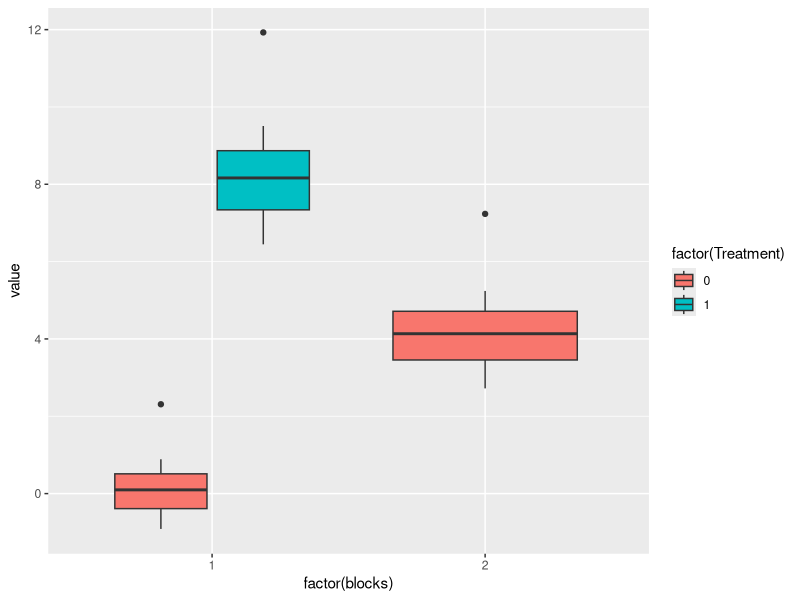
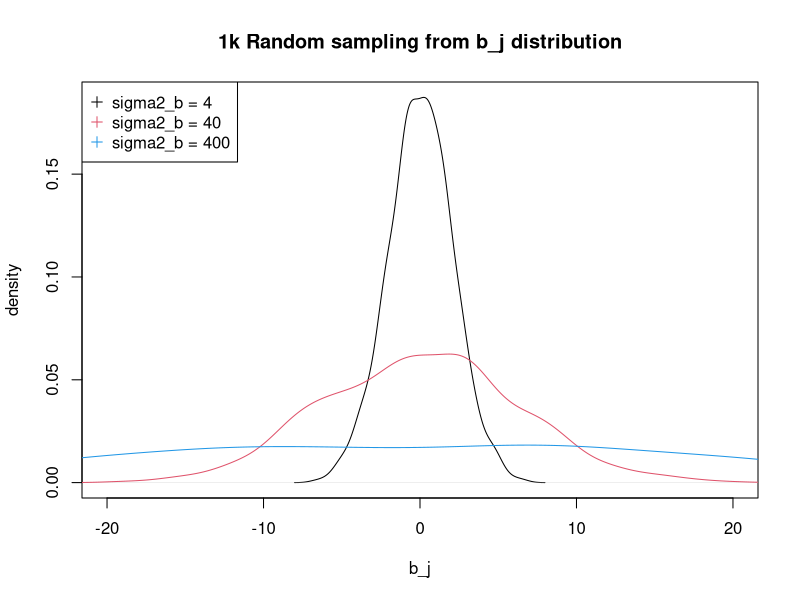
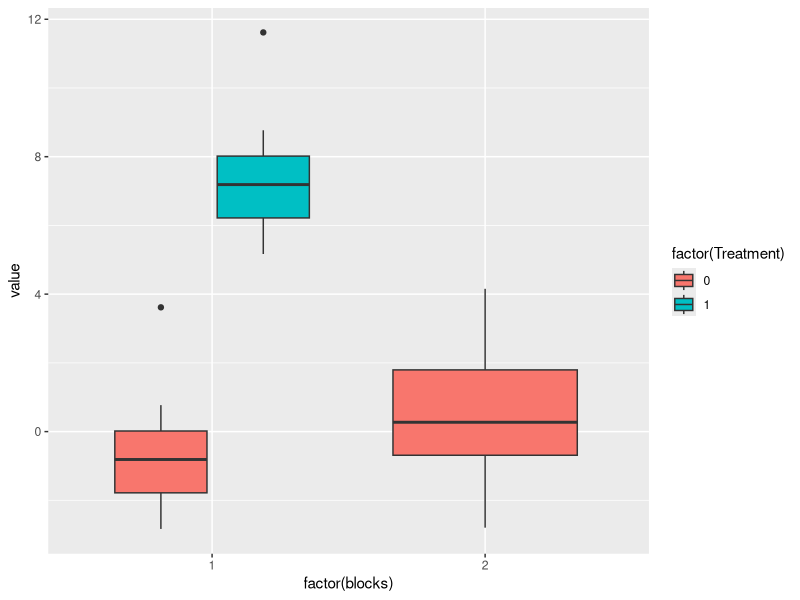
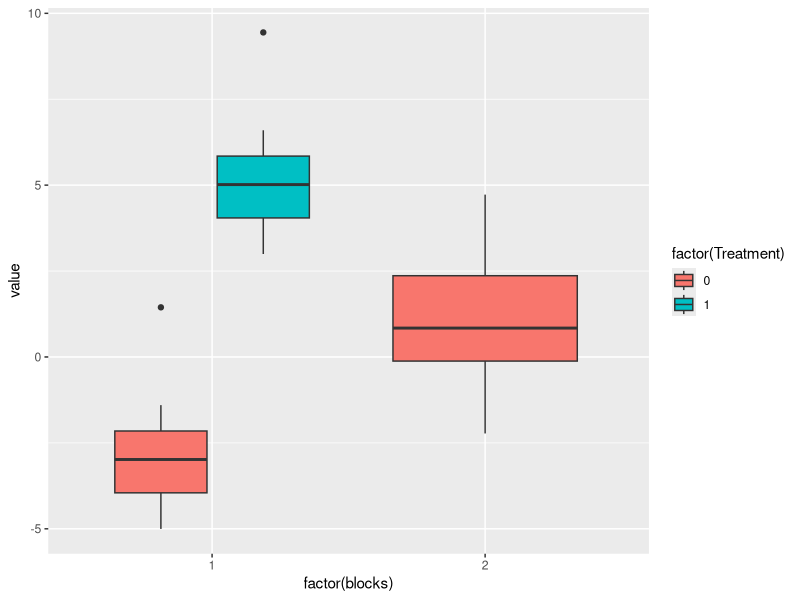
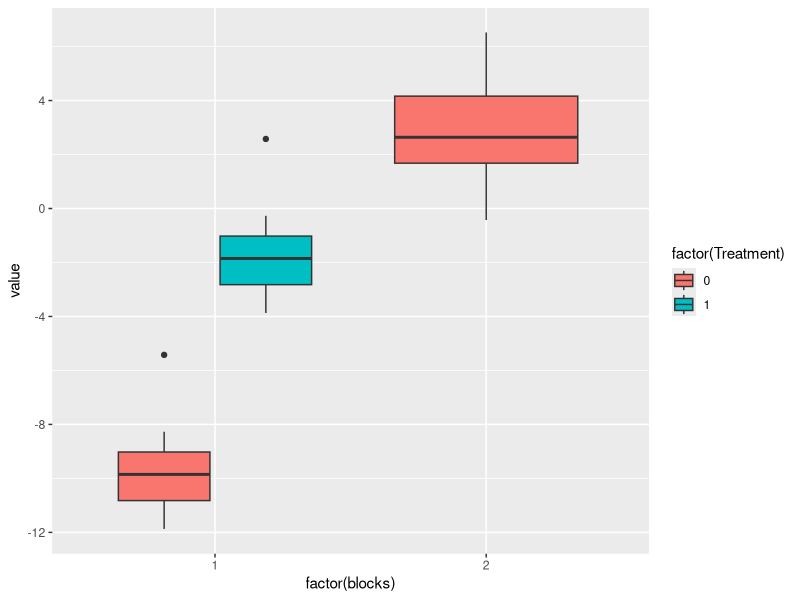
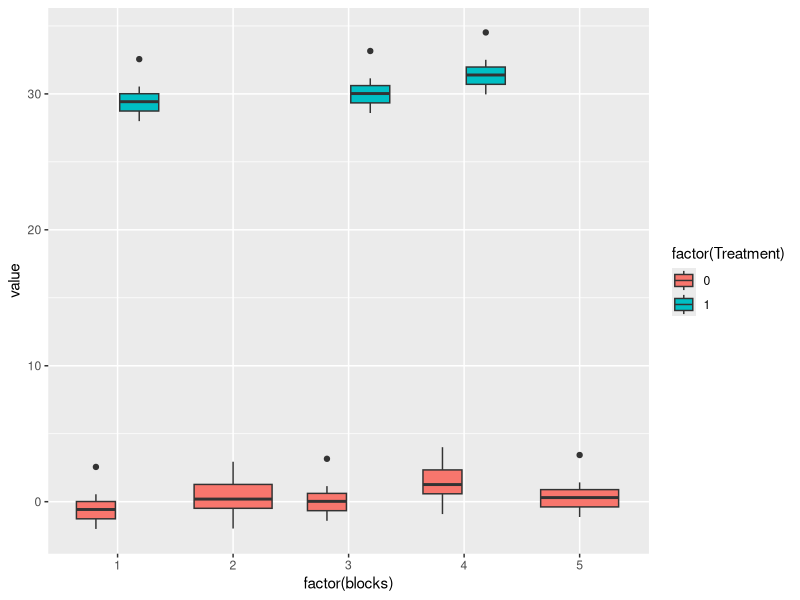
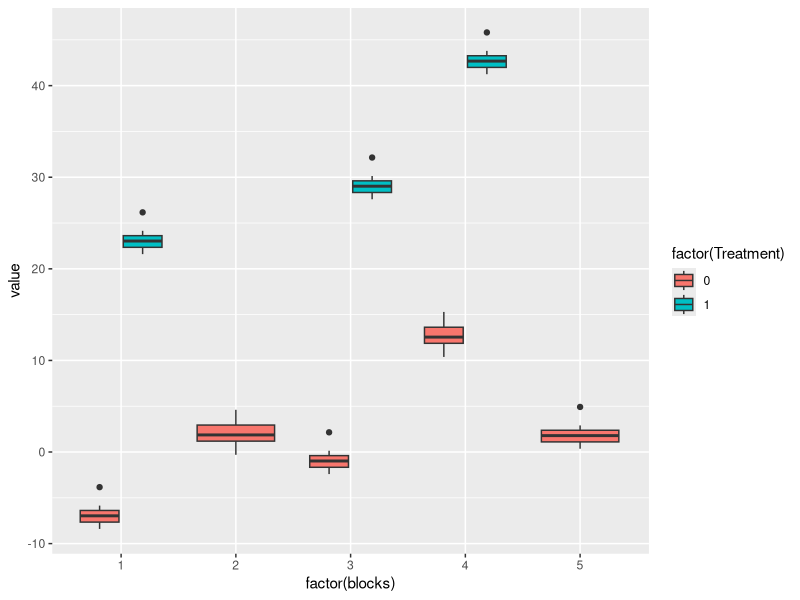
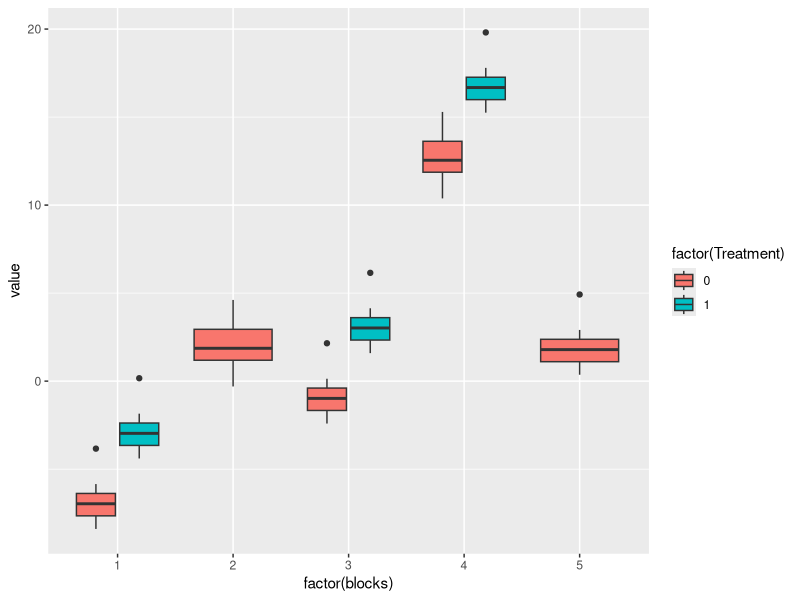

These figures' R source, in order:
## ---- chunk 1
knitr::opts_chunk$set(echo = TRUE)

library(lme4)
library(ggplot2)
## ---- chunk 2
mu = 0
d = 8
b = 4
## ---- chunk 3
set.seed(100)
x <- rnorm(25,mean = mu,sd = 1)
set.seed(100)
y <- rnorm(25,mean = mu + d,sd = 1.7)
set.seed(100)
x_1 <- rnorm(25,mean = mu + b,sd = 1.4)

value <- c(x,y,x_1)
x <- data.frame(value = value,
  Treatment = c(rep(c(0,1,0),times=c(25,25,25))),
                blocks = rep(c(1,2),times=c(50,25)))

ggplot(x,aes(x=factor(blocks),y=value,fill=factor(Treatment))) + geom_boxplot() 
## ---- chunk 4
summary(lm(value ~ factor(Treatment) + factor(blocks),data=x))
## ---- chunk 5
mean(x$value[x$Treatment==0 & x$blocks == 1])
## ---- chunk 6
mean(x$value[x$Treatment==1 & x$blocks == 1]) - mean(x$value[x$Treatment==0 & x$blocks == 1])
## ---- chunk 7
mean(x$value[x$Treatment==0 & x$blocks == 2]) - mean(x$value[x$Treatment==0 & x$blocks == 1])
## ---- chunk 8
summary(lm(value ~ factor(Treatment),data=x[x$blocks == 1,]))
## ---- chunk 9
mod1 <- lm(value ~ factor(Treatment) + factor(blocks),data=x)

sigma <- sum(mod1$residuals^2)/(nrow(x)-3)
x2 <- x
x2[,2] <- as.numeric(as.character(x2[,2]))
x2[,3] <- as.numeric(as.character(x2[,3]))
X <- as.matrix(cbind(1,x2[,2:3]))

unscaled_var <- solve(t(X) %*% X)

sqrt(unscaled_var*sigma)

summary(mod1)
## ---- chunk 10
mod1 <- lm(value ~ factor(Treatment),data=x[x$blocks == 1,])
sigma <- sum(mod1$residuals^2)/(nrow(x[x$blocks == 1,])-2)
x2 <- x[x$blocks == 1,]
x2[,2] <- as.numeric(as.character(x2[,2]))
X <- as.matrix(cbind(1,x2[,2]))

unscaled_var <- solve(t(X) %*% X)

sqrt(unscaled_var*sigma)

summary(mod1)
## ---- chunk 11
nc <- length(x$value[x$Treatment==0 & x$blocks == 0])
vc <- var(x$value[x$Treatment==0 & x$blocks == 0])/nc

nd <- length(x$value[x$Treatment==1 & x$blocks == 0])
vd <- var(x$value[x$Treatment==1 & x$blocks == 0])/nd

sqrt(vd + vc)
## ---- chunk 12
mod1 <- lm(value ~ factor(Treatment),data=x)

summary(mod1)
## ---- chunk 13
x$blocks <- factor(x$blocks)
fm1 <- lmer(value ~ factor(Treatment) + (1 | blocks), data = x)
summary(fm1)
## ---- chunk 14
library(lme4)
library(ggplot2)
## ---- chunk 15
set.seed(100)
plot(density(rnorm(1000,mean = 0,sd = sqrt(4))),xlab="b_j",ylab="density",main="1k Random sampling from b_j distribution",xlim=c(-20,20))
lines(density(rnorm(1000,mean = 0,sd = sqrt(40))),col=2)
lines(density(rnorm(1000,mean = 0,sd = sqrt(400))),col=4)
legend("topleft",legend=c("sigma2_b = 4","sigma2_b = 40","sigma2_b = 400"),pch = rep(3,16),col=c(1,2,4))
## ---- chunk 16
mu <- 0 # mean in controls in batch1
d <- 8 # disease effect
sigma2_b <- 4 
sigma2_e <- 4
## ---- chunk 17
set.seed(100)
b <- rnorm(2,mean = 0,sd = sqrt(sigma2_b))

b[1]
b[2]
## ---- chunk 18
set.seed(100)
x <- rnorm(25,mean = mu + b[1],sd = sqrt(sigma2_e))
set.seed(100)
y <- rnorm(25,mean = mu + d + b[1],sd = sqrt(sigma2_e))
set.seed(3546)
x_1 <- rnorm(25,mean = mu + b[2],sd = sqrt(sigma2_e))

value <- c(x,y,x_1)
datax <- data.frame(value = value,
  Treatment = c(rep(c(0,1,0),times=c(25,25,25))),
                blocks = rep(c(1,2),times=c(50,25)))

ggplot(datax,aes(x=factor(blocks),y=value,fill=factor(Treatment))) + geom_boxplot()
## ---- chunk 19
datax$Treatment <- factor(datax$Treatment) 
datax$blocks <- factor(datax$blocks) 
table(datax$Treatment,datax$blocks)
## ---- chunk 20
summary(lm(value ~ factor(Treatment) + factor(blocks),data=datax))
## ---- chunk 21
mean(datax$value[datax$Treatment == 1 & datax$blocks == 1]) - mean(datax$value[datax$Treatment == 0 & datax$blocks == 1])
## ---- chunk 22
datax$blocks <- factor(datax$blocks)
fm1 <- lmer(value ~ factor(Treatment) + (1 | blocks), data = datax)
summary(fm1)
## ---- chunk 23
mu <- 0 # mean in controls in batch1
d <- 8 # disease effect
sigma2_e <- 4
sigma2_b <- 10*sigma2_e
## ---- chunk 24
set.seed(100)
b <- rnorm(2,mean = 0,sd = sqrt(sigma2_b))

b[1]
b[2]
## ---- chunk 25
set.seed(100)
x <- rnorm(25,mean = mu + b[1],sd = sqrt(sigma2_e))
set.seed(100)
y <- rnorm(25,mean = mu + d + b[1],sd = sqrt(sigma2_e))
set.seed(3546)
x_1 <- rnorm(25,mean = mu + b[2],sd = sqrt(sigma2_e))

value <- c(x,y,x_1)
datax <- data.frame(value = value,
  Treatment = c(rep(c(0,1,0),times=c(25,25,25))),
                blocks = rep(c(1,2),times=c(50,25)))

ggplot(datax,aes(x=factor(blocks),y=value,fill=factor(Treatment))) + geom_boxplot()
## ---- chunk 26
datax$Treatment <- factor(datax$Treatment) 
datax$blocks <- factor(datax$blocks) 
table(datax$Treatment,datax$blocks)
## ---- chunk 27
summary(lm(value ~ factor(Treatment) + factor(blocks),data=datax))
## ---- chunk 28
datax$blocks <- factor(datax$blocks)
fm1 <- lmer(value ~ factor(Treatment) + (1 | blocks), data = datax)
summary(fm1)
## ---- chunk 29
mu <- 0 # mean in controls in batch1
d <- 8 # disease effect
sigma2_e <- 4 
sigma2_b <- 100*sigma2_e
## ---- chunk 30
set.seed(100)
b <- rnorm(2,mean = 0,sd = sqrt(sigma2_b))

b[1]
b[2]
## ---- chunk 31
set.seed(100)
x <- rnorm(25,mean = mu + b[1],sd = sqrt(sigma2_e))
set.seed(100)
y <- rnorm(25,mean = mu + d + b[1],sd = sqrt(sigma2_e))
set.seed(3546)
x_1 <- rnorm(25,mean = mu + b[2],sd = sqrt(sigma2_e))

value <- c(x,y,x_1)
datax <- data.frame(value = value,
  Treatment = c(rep(c(0,1,0),times=c(25,25,25))),
                blocks = rep(c(1,2),times=c(50,25)))

ggplot(datax,aes(x=factor(blocks),y=value,fill=factor(Treatment))) + geom_boxplot()
## ---- chunk 32
datax$Treatment <- factor(datax$Treatment) 
datax$blocks <- factor(datax$blocks) 
table(datax$Treatment,datax$blocks)
## ---- chunk 33
summary(lm(value ~ factor(Treatment) + factor(blocks),data=datax))
## ---- chunk 34
datax$blocks <- factor(datax$blocks)
fm1 <- lmer(value ~ factor(Treatment) + (1 | blocks), data = datax)
summary(fm1)
## ---- chunk 35
mu <- 0 # mean in controls in batch1
d <- 30 # disease effect
sigma2_e <- 2 
sigma2_b <- 2

set.seed(100)
b <- rnorm(5,mean = 0,sd = sqrt(sigma2_b))

b[1]
b[2]
b[3]
b[4]
b[5]
## ---- chunk 36
set.seed(100)
x <- rnorm(25,mean = mu + b[1],sd = sqrt(sigma2_e))
set.seed(100)
y <- rnorm(25,mean = mu + d + b[1],sd = sqrt(sigma2_e))
set.seed(3546)
x_1 <- rnorm(25,mean = mu + b[2],sd = sqrt(sigma2_e))
set.seed(100)
x_2 <- rnorm(25,mean = mu + b[3],sd = sqrt(sigma2_e))
set.seed(100)
y_2 <- rnorm(25,mean = mu + d + b[3],sd = sqrt(sigma2_e))
set.seed(3546)
x_3 <- rnorm(25,mean = mu + b[4],sd = sqrt(sigma2_e))
set.seed(100)
y_3 <- rnorm(25,mean = mu + d + b[4],sd = sqrt(sigma2_e))
set.seed(100)
x_4 <- rnorm(25,mean = mu + b[5],sd = sqrt(sigma2_e))

value <- c(x,y,x_1,x_2,y_2,x_3,y_3,x_4)
datax <- data.frame(value = value,
  Treatment = c(rep(c(0,1,0,0,1,0,1,0),times=rep(25,8))),
                blocks = rep(c(1,2,3,4,5),times=c(50,25,50,50,25)))

ggplot(datax,aes(x=factor(blocks),y=value,fill=factor(Treatment))) + geom_boxplot()
## ---- chunk 37
mod1 <- lm(value ~ factor(Treatment) + factor(blocks),data=datax)

summary(mod1)
## ---- chunk 38
datax$blocks <- factor(datax$blocks)
fm1 <- lmer(value ~ factor(Treatment) + (1 | blocks), data = datax)
summary(fm1)
## ---- chunk 39
mu <- 0 # mean in controls in batch1
d <- 30 # disease effect
sigma2_e <- 2 
sigma2_b <- 100*sigma2_e

set.seed(100)
b <- rnorm(5,mean = 0,sd = sqrt(sigma2_b))

b[1]
b[2]
b[3]
b[4]
b[5]
## ---- chunk 40
set.seed(100)
x <- rnorm(25,mean = mu + b[1],sd = sqrt(sigma2_e))
set.seed(100)
y <- rnorm(25,mean = mu + d + b[1],sd = sqrt(sigma2_e))
set.seed(3546)
x_1 <- rnorm(25,mean = mu + b[2],sd = sqrt(sigma2_e))
set.seed(100)
x_2 <- rnorm(25,mean = mu + b[3],sd = sqrt(sigma2_e))
set.seed(100)
y_2 <- rnorm(25,mean = mu + d + b[3],sd = sqrt(sigma2_e))
set.seed(3546)
x_3 <- rnorm(25,mean = mu + b[4],sd = sqrt(sigma2_e))
set.seed(100)
y_3 <- rnorm(25,mean = mu + d + b[4],sd = sqrt(sigma2_e))
set.seed(100)
x_4 <- rnorm(25,mean = mu + b[5],sd = sqrt(sigma2_e))

value <- c(x,y,x_1,x_2,y_2,x_3,y_3,x_4)
datax <- data.frame(value = value,
  Treatment = c(rep(c(0,1,0,0,1,0,1,0),times=rep(25,8))),
                blocks = rep(c(1,2,3,4,5),times=c(50,25,50,50,25)))

ggplot(datax,aes(x=factor(blocks),y=value,fill=factor(Treatment))) + geom_boxplot()
## ---- chunk 41
summary(lm(value ~ factor(Treatment) + factor(blocks),data=datax))
## ---- chunk 42
fm1 <- lmer(value ~ factor(Treatment) + (1 | blocks), data = datax)
summary(fm1)
## ---- chunk 43
mu <- 0 # mean in controls in batch1
d <- 4 # disease effect
sigma2_e <- 2 
sigma2_b <- 100*sigma2_e

set.seed(100)
b <- rnorm(5,mean = 0,sd = sqrt(sigma2_b))

b[1]
b[2]
b[3]
b[4]
b[5]
## ---- chunk 44
set.seed(100)
x <- rnorm(25,mean = mu + b[1],sd = sqrt(sigma2_e))
set.seed(100)
y <- rnorm(25,mean = mu + d + b[1],sd = sqrt(sigma2_e))
set.seed(3546)
x_1 <- rnorm(25,mean = mu + b[2],sd = sqrt(sigma2_e))
set.seed(100)
x_2 <- rnorm(25,mean = mu + b[3],sd = sqrt(sigma2_e))
set.seed(100)
y_2 <- rnorm(25,mean = mu + d + b[3],sd = sqrt(sigma2_e))
set.seed(3546)
x_3 <- rnorm(25,mean = mu + b[4],sd = sqrt(sigma2_e))
set.seed(100)
y_3 <- rnorm(25,mean = mu + d + b[4],sd = sqrt(sigma2_e))
set.seed(100)
x_4 <- rnorm(25,mean = mu + b[5],sd = sqrt(sigma2_e))

value <- c(x,y,x_1,x_2,y_2,x_3,y_3,x_4)
datax <- data.frame(value = value,
  Treatment = c(rep(c(0,1,0,0,1,0,1,0),times=rep(25,8))),
                blocks = rep(c(1,2,3,4,5),times=c(50,25,50,50,25)))

ggplot(datax,aes(x=factor(blocks),y=value,fill=factor(Treatment))) + geom_boxplot()
## ---- chunk 45
summary(lm(value ~ factor(Treatment) + factor(blocks),data=datax))
## ---- chunk 46
fm1 <- lmer(value ~ factor(Treatment) + (1 | blocks), data = datax)
summary(fm1)
## ---- chunk 47
mu <- 0 # mean in controls in batch1
d <- 4 # disease effect
sigma2_e <- 2 
sigma2_b <- sigma2_e

set.seed(100)
b <- rnorm(5,mean = 0,sd = sqrt(sigma2_b))

b[1]
b[2]
b[3]
b[4]
b[5]
## ---- chunk 48
set.seed(100)
x <- rnorm(25,mean = mu + b[1],sd = sqrt(sigma2_e))
set.seed(100)
y <- rnorm(25,mean = mu + d + b[1],sd = sqrt(sigma2_e))
set.seed(3546)
x_1 <- rnorm(25,mean = mu + b[2],sd = sqrt(sigma2_e))
set.seed(100)
x_2 <- rnorm(25,mean = mu + b[3],sd = sqrt(sigma2_e))
set.seed(100)
y_2 <- rnorm(25,mean = mu + d + b[3],sd = sqrt(sigma2_e))
set.seed(3546)
x_3 <- rnorm(25,mean = mu + b[4],sd = sqrt(sigma2_e))
set.seed(100)
y_3 <- rnorm(25,mean = mu + d + b[4],sd = sqrt(sigma2_e))
set.seed(100)
x_4 <- rnorm(25,mean = mu + b[5],sd = sqrt(sigma2_e))

value <- c(x,y,x_1,x_2,y_2,x_3,y_3,x_4)
datax <- data.frame(value = value,
  Treatment = c(rep(c(0,1,0,0,1,0,1,0),times=rep(25,8))),
                blocks = rep(c(1,2,3,4,5),times=c(50,25,50,50,25)))

ggplot(datax,aes(x=factor(blocks),y=value,fill=factor(Treatment))) + geom_boxplot()
## ---- chunk 49
summary(lm(value ~ factor(Treatment) + factor(blocks),data=datax))
## ---- chunk 50
fm1 <- lmer(value ~ factor(Treatment) + (1 | blocks), data = datax)
summary(fm1)
